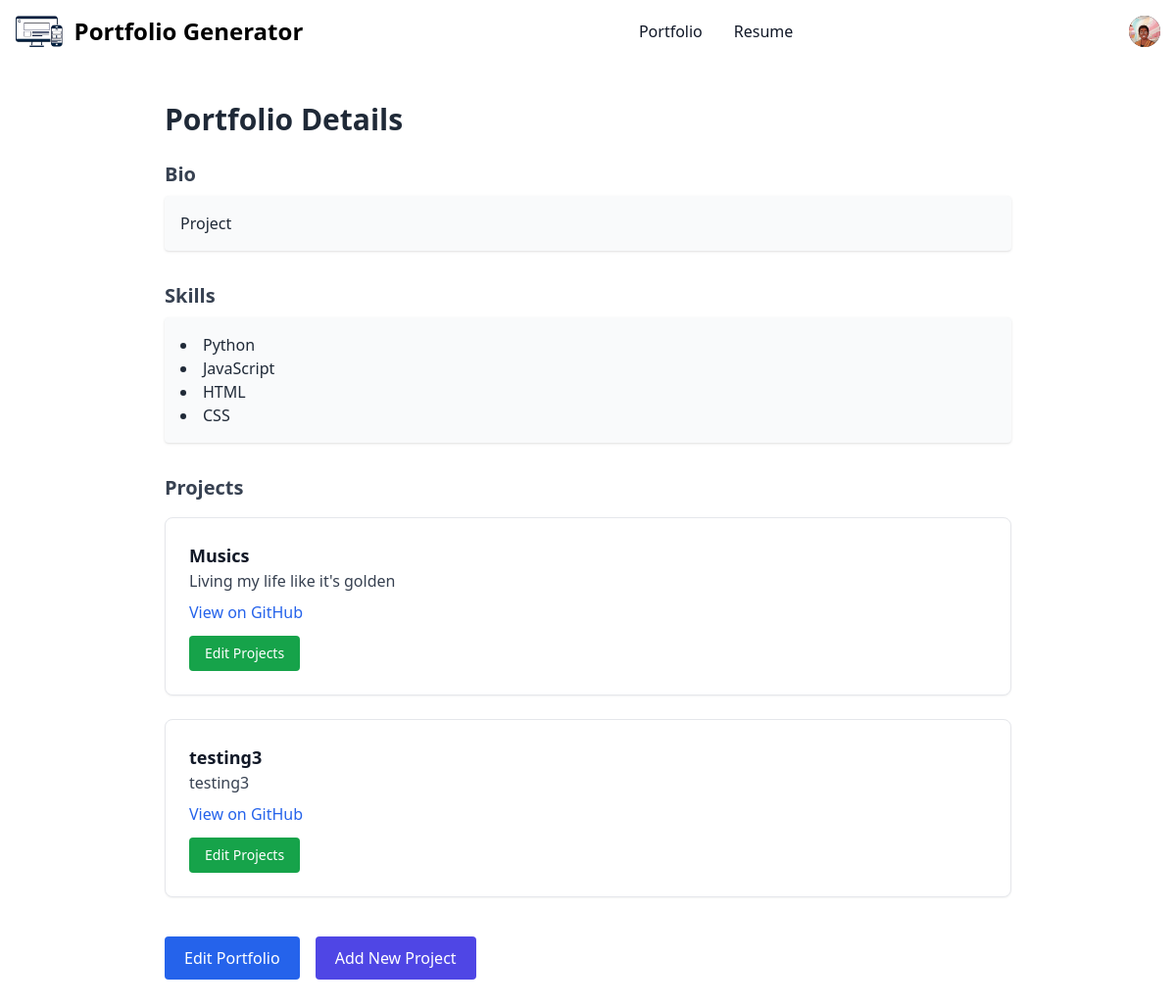
The app's page /portfolio/1, older data.
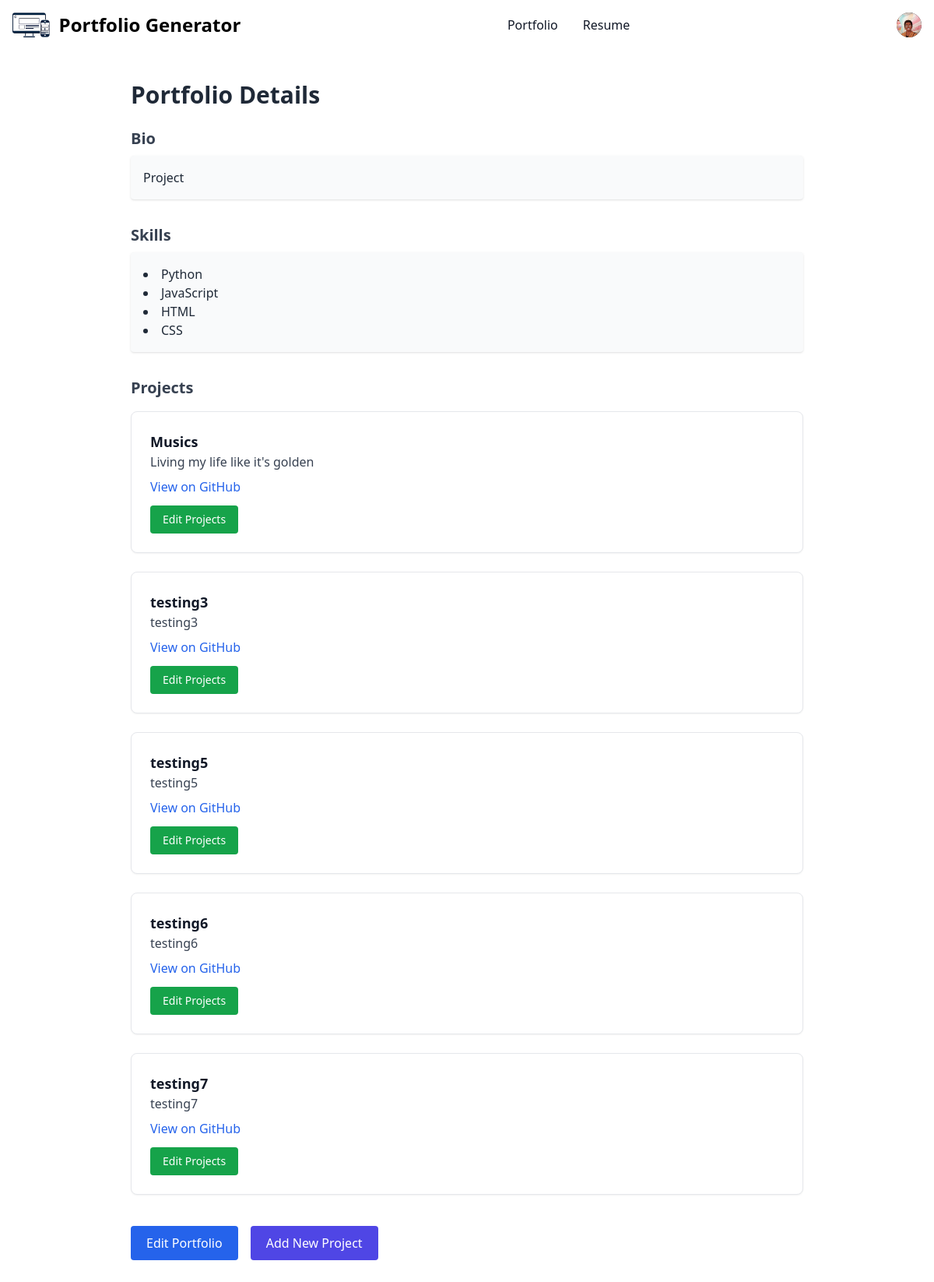
The same page, newer data.
### portfolio_app/models.py (models this page shows)
class Portfolio(db.Model):
  __tablename__ = "portfolio"
  id = db.Column(db.Integer, primary_key=True)
  user_id = db.Column(db.Integer, db.ForeignKey("user.id"))
  bio = db.Column(db.String, nullable=False)
  skills = db.Column(db.String, nullable=False)
  created_at = db.Column(db.DateTime, default=datetime.utcnow)
  user = db.relationship("User", back_populates="created_portfolios")
  project_list = db.relationship("Project", back_populates="portfolio")

class Project(db.Model):
  __tablename__ = "project"
  id = db.Column(db.Integer, primary_key=True)
  portfolio_id = db.Column(db.Integer, db.ForeignKey("portfolio.id"))
  title = db.Column(db.String(100), nullable=False)
  description = db.Column(db.String, nullable=False)
  github_link = db.Column(db.String, nullable=False)
  created_at = db.Column(db.DateTime, default=datetime.utcnow)
  portfolio = db.relationship("Portfolio", back_populates="project_list")

### portfolio_app/routes.py (the view)
@main.route("/portfolio/<int:portfolio_id>", methods=["GET"])
def portfolio_detail(portfolio_id):
  portfolio = Portfolio.query.get_or_404(portfolio_id)
  return render_template("portfolio_detail.html", portfolio=portfolio)

### portfolio_app/templates/portfolio_detail.html
{% extends "base.html" %}
{% block content %}
<div class="max-w-4xl mx-auto px-4 py-10">
  <h1 class="text-3xl font-bold text-gray-800 dark:text-red-800 mb-6">Portfolio Details</h1>
  <section class="mb-8">
    <h2 class="text-xl font-semibold text-gray-700 dark:text-red-800 mb-2">Bio</h2>
    <p class="text-gray-800 dark:text-gray-300 bg-gray-50 dark:bg-gray-800 p-4 rounded shadow">
      {{ portfolio.bio }}
    </p>
  </section>
  <section class="mb-8">
    <h2 class="text-xl font-semibold text-gray-700 dark:text-red-800 mb-2">Skills</h2>
    <ul class="list-disc list-inside text-gray-800 dark:text-gray-300 bg-gray-50 dark:bg-gray-800 p-4 rounded shadow">
      {% for skill in portfolio.skills.split(",") %}
        <li>{{ skill.strip() }}</li>
      {% endfor %}
    </ul>
  </section>
  <section>
    <h2 class="text-xl font-semibold text-gray-700 dark:text-red-800 mb-4">Projects</h2>
    {% if portfolio.project_list %}
      <ul class="space-y-6">
        {% for project in portfolio.project_list %}
          <li class="border border-gray-200 dark:border-gray-700 rounded-lg p-6 bg-white dark:bg-gray-900 shadow-sm">
            <h3 class="text-lg font-bold text-gray-900 dark:text-red-800">{{ project.title }}</h3>
            <p class="mb-2 text-gray-700 dark:text-gray-300">{{ project.description }}</p>
            <a href="{{ project.github_link }}" target="_blank" class="text-blue-600 hover:underline">
              View on GitHub
            </a><br>
            <a href="{{ url_for('main.edit_projects', portfolio_id=portfolio.id) }}"
              class="inline-block mt-3 text-white bg-green-600 hover:bg-green-700 font-medium rounded px-4 py-2 text-sm">
              Edit Projects
            </a>
          </li>
        {% endfor %}
      </ul>
    {% else %}
      <p class="text-gray-500">No projects have been added yet.</p>
    {% endif %}
  </section>
  <div class="mt-10 flex space-x-4">
    <a href="{{ url_for('main.edit_portfolio', portfolio_id=portfolio.id) }}"
      class="inline-block text-white bg-blue-600 hover:bg-blue-700 font-medium rounded px-5 py-2.5">
      Edit Portfolio
    </a>
    <a href="{{ url_for('main.create_project', portfolio_id=portfolio.id) }}"
      class="inline-block text-white bg-indigo-600 hover:bg-indigo-700 font-medium rounded px-5 py-2.5">
      Add New Project
    </a>
  </div>
</div>
{% endblock %}

### portfolio_app/templates/base.html (shortened to what this page needs)
<!DOCTYPE html>
<html lang="en">
<head>
  <link rel="stylesheet" href="/static/style.css">
  <script src="https://cdn.tailwindcss.com"></script>
</head>
<body>
  <nav class="bg-white border-gray-200 dark:bg-gray-900">
    <div class="max-w-screen-xl flex flex-wrap items-center justify-between mx-auto p-4">
    <a href="/" class="flex items-center space-x-3 hover:opacity-80 transition duration-150">
        <img src="{{ url_for('static', filename='images/portfolioG.png') }}" class="h-8" alt="Portfolio Generator Logo" />
        <span class="self-center text-2xl font-semibold whitespace-nowrap dark:text-white">Portfolio Generator</span>
    </a>
    <div class="flex items-center md:order-2 space-x-3 md:space-x-0 rtl:space-x-reverse">
        <button type="button" class="flex text-sm bg-gray-800 rounded-full md:me-0 focus:ring-4 focus:ring-gray-300 dark:focus:ring-gray-600" id="user-menu-button" aria-expanded="false" data-dropdown-toggle="user-dropdown" data-dropdown-placement="bottom">
          <img class="w-8 h-8 rounded-full" src="{{ url_for('static', filename='images/about.jpeg') }}" alt="user photo">
        </button>
    </div>
    <div class="items-center justify-between hidden w-full md:flex md:w-auto md:order-1" id="navbar-user">
      <ul class="flex flex-col font-medium p-4 md:p-0 mt-4 border border-gray-100 rounded-lg bg-gray-50 md:space-x-8 rtl:space-x-reverse md:flex-row md:mt-0 md:border-0 md:bg-white dark:bg-gray-800 md:dark:bg-gray-900 dark:border-gray-700">
        <li>
          <a href="{{ url_for('main.portfolio_detail', portfolio_id=1) }}" class="block py-2 px-3 text-gray-900 rounded-sm hover:bg-gray-100 md:hover:bg-transparent md:hover:text-blue-700 md:p-0 dark:text-white md:dark:hover:text-blue-500 dark:hover:bg-gray-700 dark:hover:text-white md:dark:hover:bg-transparent dark:border-gray-700">Portfolio</a>
        </li>
        <li>
          <a href="#" class="block py-2 px-3 text-gray-900 rounded-sm hover:bg-gray-100 md:hover:bg-transparent md:hover:text-blue-700 md:p-0 dark:text-white md:dark:hover:text-blue-500 dark:hover:bg-gray-700 dark:hover:text-white md:dark:hover:bg-transparent dark:border-gray-700">Resume</a>
        </li>
      </ul>
    </div>
    </div>
  </nav>
  <main>
    {% block content %}
    {% endblock %}
  </main>
</body>
</html>

Row changes from the older to the newer data that the page shows:
added Project: title "testing5", description "testing5"
added Project: title "testing6", description "testing6"
added Project: title "testing7", description "testing7"
